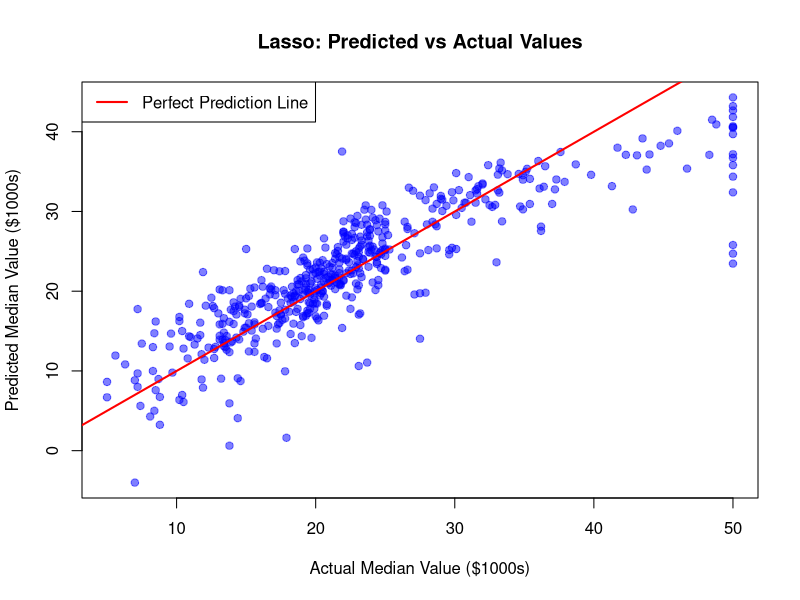

Generate this figure with R:
## ---- chunk 1
#| echo: true
#| output: false

# Install and load packages
if (!require(glmnet)) {
  install.packages("glmnet")
}
if (!require(ggplot2)) {
  install.packages("ggplot2")
}
if (!require(reshape2)) {
  install.packages("reshape2")
}
library(glmnet)
library(MASS)
library(ggplot2)
library(reshape2)
## ---- chunk 2
#| echo: true
#| output: true

# Load and prepare data
data(Boston)
head(Boston, 3)

# OR load your own CSV file from computer:
# my_data <- read.csv("path/to/your/file.csv")
# Example: my_data <- read.csv("C:/Users/YourName/Documents/data.csv")

X <- as.matrix(Boston[, -14])
y <- Boston$medv
## ---- chunk 3
#| echo: true

# Fit a normal linear model
lm_model <- lm(medv ~ ., data = Boston)
lm_coef <- coef(lm_model)
lm_r_squared <- summary(lm_model)$r.squared

cat("--- Base lm() Coefficients ---\n")
print(lm_coef)
cat("\nR-squared:", lm_r_squared, "\n")
## ---- chunk 4
#| echo: true

# Fit a lasso model (with cross-validation)
cv_model <- cv.glmnet(X, y, alpha = 1)
best_lambda <- cv_model$lambda.min

cat("Best lambda from cross-validation:", best_lambda, "\n")

lasso_model <- glmnet(X, y, alpha = 1, lambda = best_lambda)
## ---- chunk 5
#| echo: true

# Extract Lasso coefficients and predictions
lasso_coef <- coef(lasso_model)
lasso_predictions <- predict(lasso_model, newx = X)
lasso_r_squared <- 1 - (sum((y - lasso_predictions)^2) / 
                        sum((y - mean(y))^2))

cat("--- Lasso Coefficients ---\n")
print(lasso_coef)
## ---- chunk 6
#| echo: true

# R-squared Comparison
cat("--- R-squared Comparison ---\n")
cat("Base lm() R-squared:", lm_r_squared, "\n")
cat("Lasso glmnet R-squared:", lasso_r_squared, "\n")

cat("\nDifference:", lm_r_squared - lasso_r_squared, "\n")
## ---- chunk 7
#| echo: true
#| fig-width: 7
#| fig-height: 6

# Predicted vs Actual values
plot(y, lasso_predictions, 
     main = "Lasso: Predicted vs Actual Values",
     xlab = "Actual Median Value ($1000s)", 
     ylab = "Predicted Median Value ($1000s)",
     pch = 19, col = rgb(0, 0, 1, 0.5))
abline(0, 1, col = "red", lwd = 2)
legend("topleft", legend = "Perfect Prediction Line", 
       col = "red", lwd = 2)
